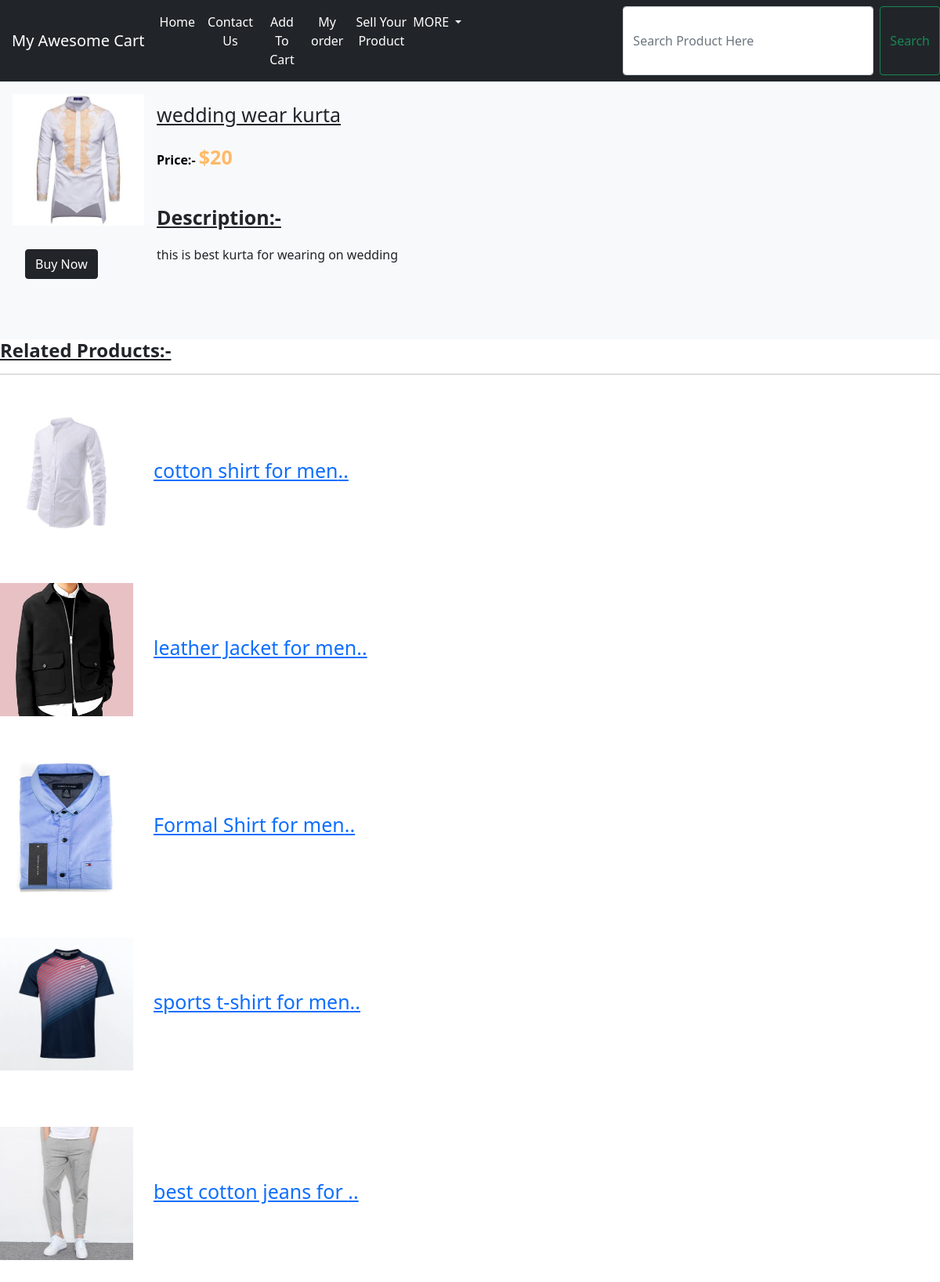
The page /shop/productview/12 on the database as committed earlier.
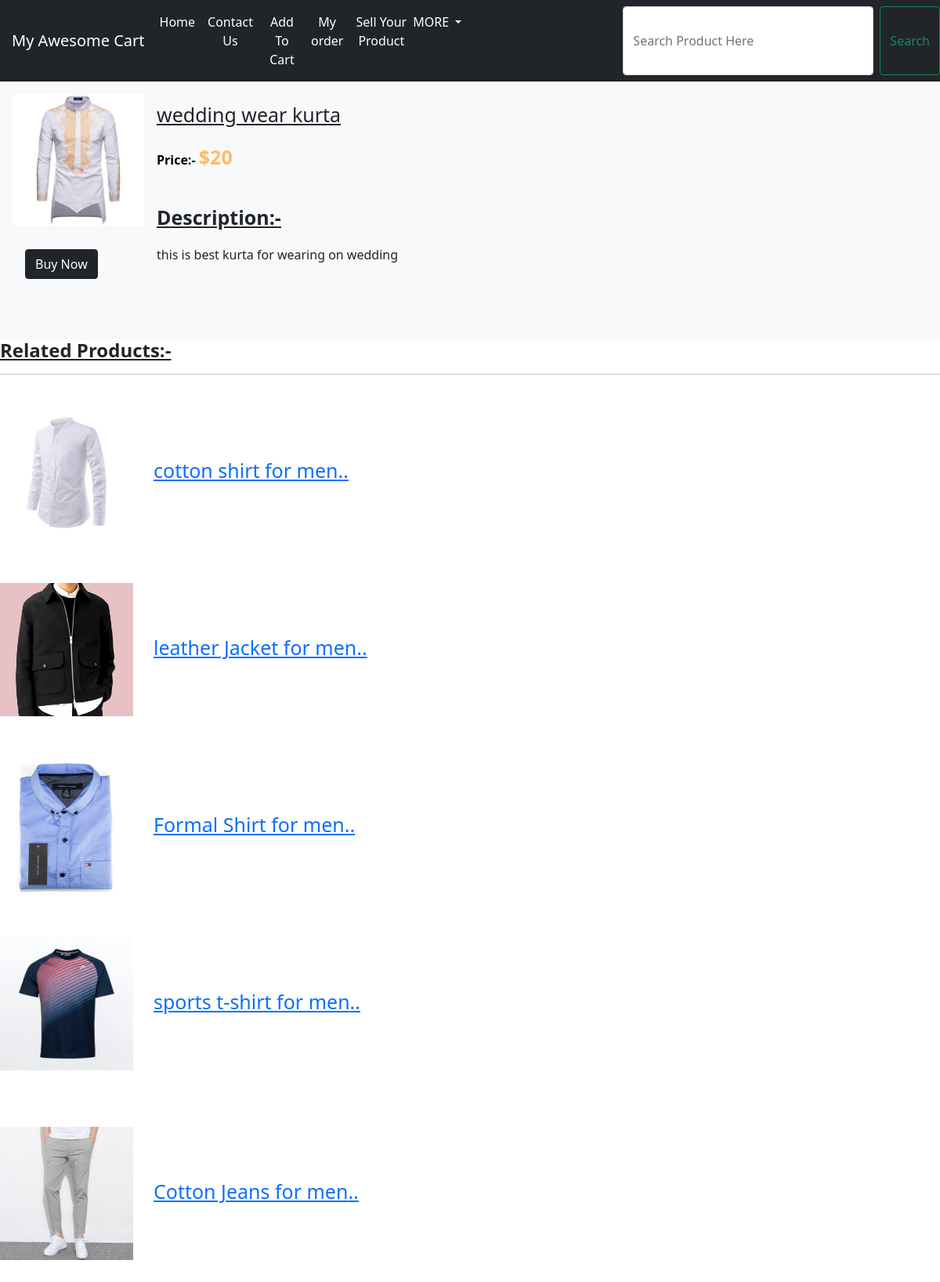
The same page on the database as committed later.
### shop/models.py (models this page shows, shortened)
class Product(models.Model):
    product_id=models.AutoField
    product_name=models.CharField(max_length=150)
    category=models.CharField(max_length=30, default="")
    subcategory=models.CharField(max_length=50, default="")
    price=models.CharField(max_length=10, default="0")
    des=models.CharField(max_length=10000)
    admin_id=models.IntegerField(default="")
    image=models.ImageField(upload_to="shop/images")

### shop/views.py (the view, shortened to what this page needs)
# urls.py: path("productview/<int:myid>", views.prodview,        name="ProductView"),
def prodview(request, myid):
    product = Product.objects.filter(id=myid)
    prod=Product.objects.all()
    return render(request,'shop/prodview.html', {'product':product[0],'prod':prod})

### templates/shop/prodview.html (shortened to what this page needs)
{% extends 'shop/basic.html' %}
{% block body %}
<div class="row g-0 bg-light position-relative">
  <div class="col-md-2 mb-md-0 p-md-3">
    <img src="/media/{{product.image}}" class="w-100" alt="...">
    <a href="/shop/order/{{product.id}}"><button class="btn btn-dark mx-3" id="butt">Buy Now</button></a>
  </div>
  <div class="col-md-6 p-4 ps-md-0">
    <p class="mt-0" style="font-size:25px;"><u>{{product.product_name}}</u></p>
    <p><span style="color: #000000;"><b>Price:-</b><strong> <span style="color: #FFBA67;font-size:25px;">${{product.price}}</span></strong></span></p>
    <br>
    <p id ="des"><b><u>Description:-</u></b></p>{{product.des|safe}}
<br>
<br>
<br>
<br>
</div>
</div>
<h4><b><u>Related Products:-</b></u></h4>
<hr></hr>
    {% for prod in prod %}
    {% if prod.category == product.category and prod.product_name != product.product_name %}
    <h3><a href="/shop/productview/{{prod.id}}"><img src="/media/{{prod.image}}" width="170px"height="170px" id="img"></a>&nbsp;&nbsp;&nbsp;&nbsp;<a href="/shop/productview/{{prod.id}}">{{prod.product_name|slice:"0:22"}}..</a></img></h3><br>
    {% else %}
    <p></p>
      {% endif %}
      {% endfor %}
{% endblock %}

### templates/shop/basic.html (shortened to what this page needs)
<!doctype html>
<html lang="en">
  <head>
    <link href="https://cdn.jsdelivr.net/npm/bootstrap@5.0.2/dist/css/bootstrap.min.css" rel="stylesheet">
  </head>
  <body>
    <nav class="navbar navbar-expand-lg navbar-dark bg-dark" width="100%">
  <a class="navbar-brand" href="/shop" id="cart">My Awesome Cart</a>
  <div class="collapse navbar-collapse" id="navbarSupportedContent">
    <ul class="navbar-nav mr-auto">
      <li class="nav-item active">
        <a class="nav-link active" href="/shop">Home</a>
      </li>
{% if user.is_authenticated %}
      <li class="nav-item active">
        <a class="nav-link active" href="/shop/contact">Contact Us</a>
      </li>
{% else %}
<li class="nav-item active">
<button class="nav-link active" type="button" data-toggle="modal" data-target="#contact" id="button">
  Contact Us
</button>
</li>
{% endif %}
{% if user.is_authenticated %}
      <li class="nav-item active">
        <a class="nav-link active" href="/shop/cart">My Cart</a>
      </li>
{% else %}
<li class="nav-item active">
<button class="nav-link active" type="button" data-toggle="modal" data-target="#AddToCart" id="button">
  Add To Cart
</button>
</li>
{% endif %}
{% if user.is_authenticated %}
      <li class="nav-item active">
        <a class="nav-link active" href="/shop/vieworder">My orders</a>
      </li>
{% else %}
<li class="nav-item active">
<button class="nav-link active" type="button" data-toggle="modal" data-target="#order" id="button">
  My order
</button>
</li>
{% endif %}
{% if user.is_authenticated %}
      <li class="nav-item active">
        <a class="nav-link active" href="/shop/sellproduct" data-target="#exampleModal">Sell Your Products</a>
    </li>
{% else %}
<li class="nav-item active">
<button class="nav-link" type="button" data-bs-toggle="modal" data-bs-target="#exampleModal" id="product_button">
  Sell Your Product
</button>
</li>
{% endif %}
<li class="nav-item dropdown">
  <a class="nav-link active dropdown-toggle" href="#" id="navbarDropdown" role="button" data-bs-toggle="dropdown" aria-expanded="false">
    MORE
  </a>
</li>
      <form class="d-flex" id="bar" method="get" action="/shop/search">
        <input class="form-control me-2" type="search" placeholder="Search Product Here" name="search" id="search" aria-label="Search">
        <button class="btn btn-outline-success" type="submit">Search</button>
      </form>
</nav>
{% block body %}
{% endblock %}
  </body>
</html>

### templates/shop/basic.html (style rules this page uses)
#cart { position: relative; left:15px; }
.nav-link { position: relative; left: 10px; }
#button { background-color: Transparent; background-repeat:no-repeat; border: none; cursor:pointer; overflow: hidden; color: white; }
#product_button { background-color: Transparent; background-repeat:no-repeat; border: none; cursor:pointer; overflow: hidden; color: white; }
@media (min-width: 780px) { .btn { position: relative; top:0px; } }
#navbarDropdown { position:relative; left:2px; }
@media (min-width: 768px) { #bar { margin-left:200px; } }
@media (min-width: 768px) { #search { width:320px; } }

### templates/shop/prodview.html (style rules this page uses)
#butt { position: relative; top: 30px; }
#des { font-size:25px; }
h3 { font-size: 25px; }

Rows that differ between the two databases and show on the page:
removed Product: image (picture), product_name "best cotton jeans for"
added Product: image (picture), product_name "Cotton Jeans for men"
